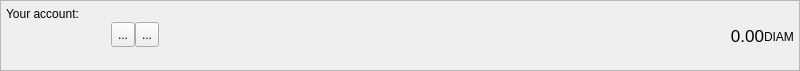
<?xml version="1.0" encoding="UTF-8"?>
<ui version="4.0">
 <class>AccountFrame</class>
 <widget class="QFrame" name="AccountFrame">
  <property name="geometry">
   <rect>
    <x>0</x>
    <y>0</y>
    <width>800</width>
    <height>71</height>
   </rect>
  </property>
  <property name="minimumSize">
   <size>
    <width>0</width>
    <height>70</height>
   </size>
  </property>
  <property name="maximumSize">
   <size>
    <width>16777215</width>
    <height>71</height>
   </size>
  </property>
  <property name="windowTitle">
   <string>Frame</string>
  </property>
  <property name="frameShape">
   <enum>QFrame::StyledPanel</enum>
  </property>
  <property name="frameShadow">
   <enum>QFrame::Plain</enum>
  </property>
  <layout class="QHBoxLayout" name="horizontalLayout_3">
   <property name="spacing">
    <number>0</number>
   </property>
   <property name="leftMargin">
    <number>5</number>
   </property>
   <property name="topMargin">
    <number>0</number>
   </property>
   <property name="rightMargin">
    <number>5</number>
   </property>
   <property name="bottomMargin">
    <number>0</number>
   </property>
   <item>
    <layout class="QVBoxLayout" name="verticalLayout_3">
     <property name="spacing">
      <number>1</number>
     </property>
     <property name="leftMargin">
      <number>0</number>
     </property>
     <property name="rightMargin">
      <number>0</number>
     </property>
     <item>
      <widget class="QLabel" name="label">
       <property name="minimumSize">
        <size>
         <width>0</width>
         <height>20</height>
        </size>
       </property>
       <property name="maximumSize">
        <size>
         <width>16777215</width>
         <height>20</height>
        </size>
       </property>
       <property name="text">
        <string>Your account:</string>
       </property>
       <property name="alignment">
        <set>Qt::AlignBottom|Qt::AlignLeading|Qt::AlignLeft</set>
       </property>
       <property name="margin">
        <number>0</number>
       </property>
       <property name="indent">
        <number>0</number>
       </property>
      </widget>
     </item>
     <item>
      <layout class="QHBoxLayout" name="horizontalLayout">
       <property name="spacing">
        <number>0</number>
       </property>
       <property name="bottomMargin">
        <number>0</number>
       </property>
       <item>
        <widget class="QLabel" name="m_addressLabel">
         <property name="sizePolicy">
          <sizepolicy hsizetype="Minimum" vsizetype="Preferred">
           <horstretch>0</horstretch>
           <verstretch>0</verstretch>
          </sizepolicy>
         </property>
         <property name="minimumSize">
          <size>
           <width>100</width>
           <height>22</height>
          </size>
         </property>
         <property name="maximumSize">
          <size>
           <width>16777215</width>
           <height>22</height>
          </size>
         </property>
         <property name="baseSize">
          <size>
           <width>0</width>
           <height>22</height>
          </size>
         </property>
         <property name="cursor">
          <cursorShape>IBeamCursor</cursorShape>
         </property>
         <property name="toolTip">
          <string>Your receiving address</string>
         </property>
         <property name="whatsThis">
          <string>This is your account address</string>
         </property>
         <property name="text">
          <string/>
         </property>
         <property name="alignment">
          <set>Qt::AlignBottom|Qt::AlignLeading|Qt::AlignLeft</set>
         </property>
         <property name="textInteractionFlags">
          <set>Qt::TextSelectableByKeyboard|Qt::TextSelectableByMouse</set>
         </property>
        </widget>
       </item>
       <item>
        <spacer name="horizontalSpacer_2">
         <property name="orientation">
          <enum>Qt::Horizontal</enum>
         </property>
         <property name="sizeType">
          <enum>QSizePolicy::Fixed</enum>
         </property>
         <property name="sizeHint" stdset="0">
          <size>
           <width>5</width>
           <height>25</height>
          </size>
         </property>
        </spacer>
       </item>
       <item>
        <widget class="QToolButton" name="m_copyButton">
         <property name="minimumSize">
          <size>
           <width>0</width>
           <height>25</height>
          </size>
         </property>
         <property name="toolTip">
          <string>Copy address</string>
         </property>
         <property name="statusTip">
          <string/>
         </property>
         <property name="whatsThis">
          <string/>
         </property>
         <property name="text">
          <string>...</string>
         </property>
         <property name="icon">
          <iconset>
           <normaloff>:/icons/copy</normaloff>:/icons/copy</iconset>
         </property>
        </widget>
       </item>
       <item>
        <widget class="QToolButton" name="m_qrButton">
         <property name="minimumSize">
          <size>
           <width>0</width>
           <height>25</height>
          </size>
         </property>
         <property name="toolTip">
          <string>Show QR code</string>
         </property>
         <property name="statusTip">
          <string/>
         </property>
         <property name="text">
          <string>...</string>
         </property>
         <property name="icon">
          <iconset>
           <normaloff>:/icons/qrcode</normaloff>:/icons/qrcode</iconset>
         </property>
        </widget>
       </item>
       <item>
        <spacer name="horizontalSpacer">
         <property name="orientation">
          <enum>Qt::Horizontal</enum>
         </property>
         <property name="sizeHint" stdset="0">
          <size>
           <width>0</width>
           <height>25</height>
          </size>
         </property>
        </spacer>
       </item>
       <item>
        <widget class="QLabel" name="totalBalance">
         <property name="sizePolicy">
          <sizepolicy hsizetype="Preferred" vsizetype="Preferred">
           <horstretch>0</horstretch>
           <verstretch>0</verstretch>
          </sizepolicy>
         </property>
         <property name="maximumSize">
          <size>
           <width>16777215</width>
           <height>24</height>
          </size>
         </property>
         <property name="font">
          <font>
           <pointsize>13</pointsize>
           <weight>50</weight>
           <bold>false</bold>
          </font>
         </property>
         <property name="toolTip">
          <string>Total balance</string>
         </property>
         <property name="statusTip">
          <string>Total balance</string>
         </property>
         <property name="text">
          <string>0.00</string>
         </property>
         <property name="alignment">
          <set>Qt::AlignBottom|Qt::AlignRight|Qt::AlignTrailing</set>
         </property>
         <property name="margin">
          <number>0</number>
         </property>
         <property name="textInteractionFlags">
          <set>Qt::TextSelectableByMouse</set>
         </property>
        </widget>
       </item>
       <item>
        <widget class="QLabel" name="label_2">
         <property name="sizePolicy">
          <sizepolicy hsizetype="Preferred" vsizetype="Fixed">
           <horstretch>0</horstretch>
           <verstretch>0</verstretch>
          </sizepolicy>
         </property>
         <property name="minimumSize">
          <size>
           <width>30</width>
           <height>20</height>
          </size>
         </property>
         <property name="maximumSize">
          <size>
           <width>16777215</width>
           <height>20</height>
          </size>
         </property>
         <property name="baseSize">
          <size>
           <width>-1</width>
           <height>20</height>
          </size>
         </property>
         <property name="text">
          <string>DIAM</string>
         </property>
         <property name="alignment">
          <set>Qt::AlignBottom|Qt::AlignLeading|Qt::AlignLeft</set>
         </property>
         <property name="margin">
          <number>0</number>
         </property>
        </widget>
       </item>
      </layout>
     </item>
     <item>
      <widget class="QLabel" name="addressStatusLabel">
       <property name="minimumSize">
        <size>
         <width>0</width>
         <height>20</height>
        </size>
       </property>
       <property name="maximumSize">
        <size>
         <width>16777215</width>
         <height>20</height>
        </size>
       </property>
       <property name="text">
        <string/>
       </property>
       <property name="alignment">
        <set>Qt::AlignLeading|Qt::AlignLeft|Qt::AlignTop</set>
       </property>
       <property name="margin">
        <number>0</number>
       </property>
       <property name="indent">
        <number>0</number>
       </property>
      </widget>
     </item>
    </layout>
   </item>
  </layout>
 </widget>
 <resources>
  <include location="../../resources.qrc"/>
 </resources>
 <connections>
  <connection>
   <sender>m_copyButton</sender>
   <signal>clicked()</signal>
   <receiver>AccountFrame</receiver>
   <slot>copyAddress()</slot>
   <hints>
    <hint type="sourcelabel">
     <x>818</x>
     <y>26</y>
    </hint>
    <hint type="destinationlabel">
     <x>422</x>
     <y>295</y>
    </hint>
   </hints>
  </connection>
  <connection>
   <sender>m_qrButton</sender>
   <signal>clicked()</signal>
   <receiver>AccountFrame</receiver>
   <slot>showQR()</slot>
   <hints>
    <hint type="sourcelabel">
     <x>802</x>
     <y>34</y>
    </hint>
    <hint type="destinationlabel">
     <x>494</x>
     <y>35</y>
    </hint>
   </hints>
  </connection>
 </connections>
 <slots>
  <slot>copyAddress()</slot>
 </slots>
</ui>
